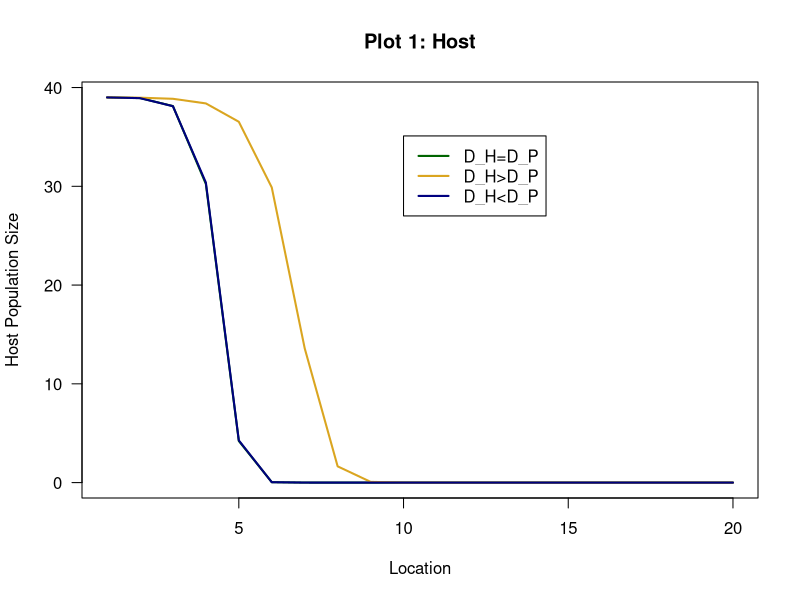
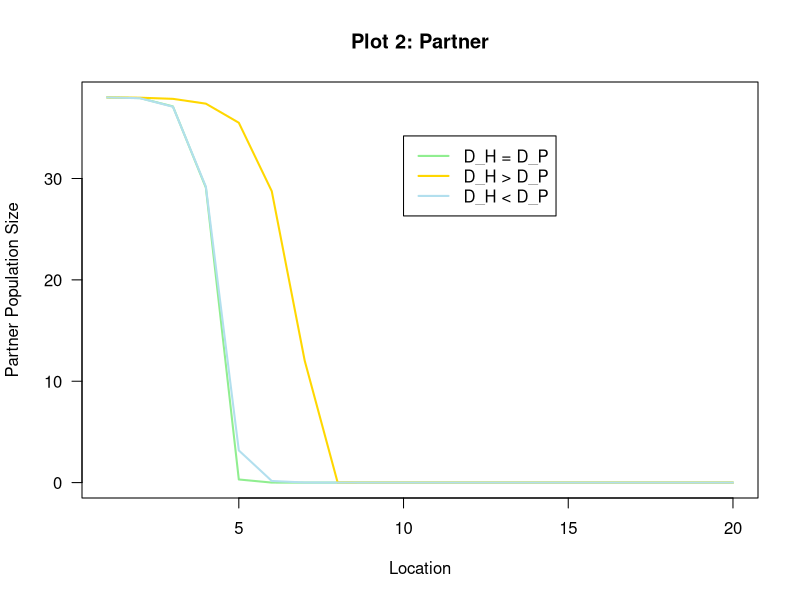
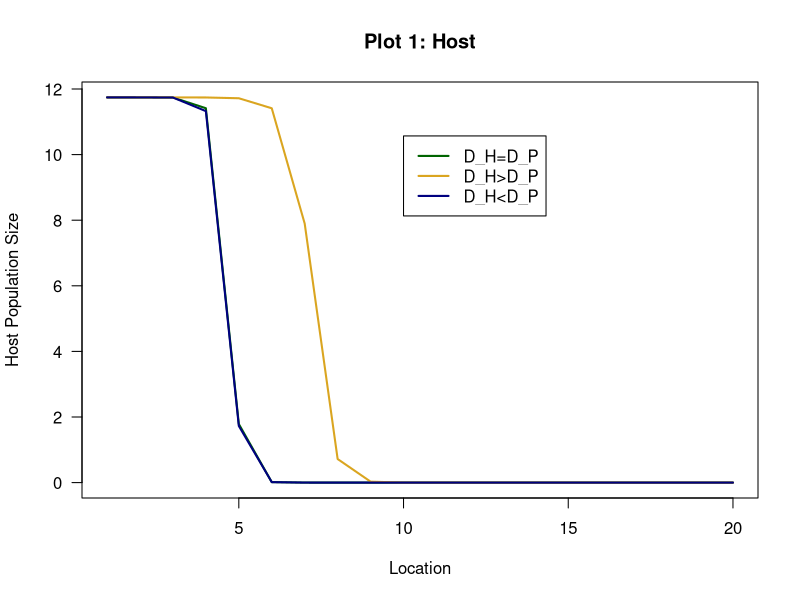
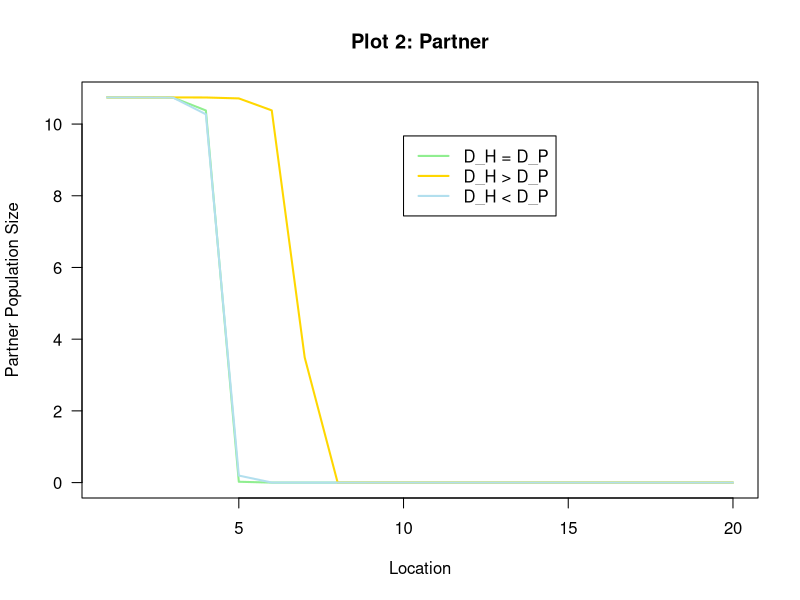
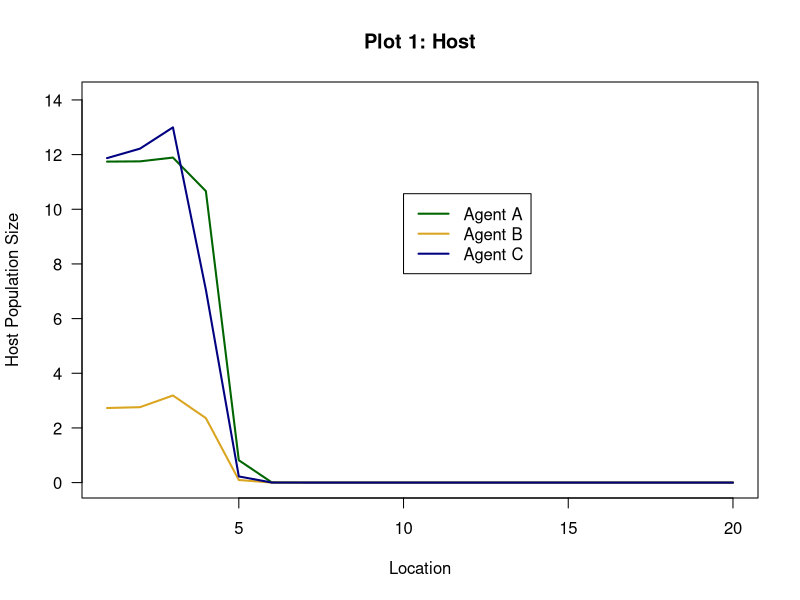
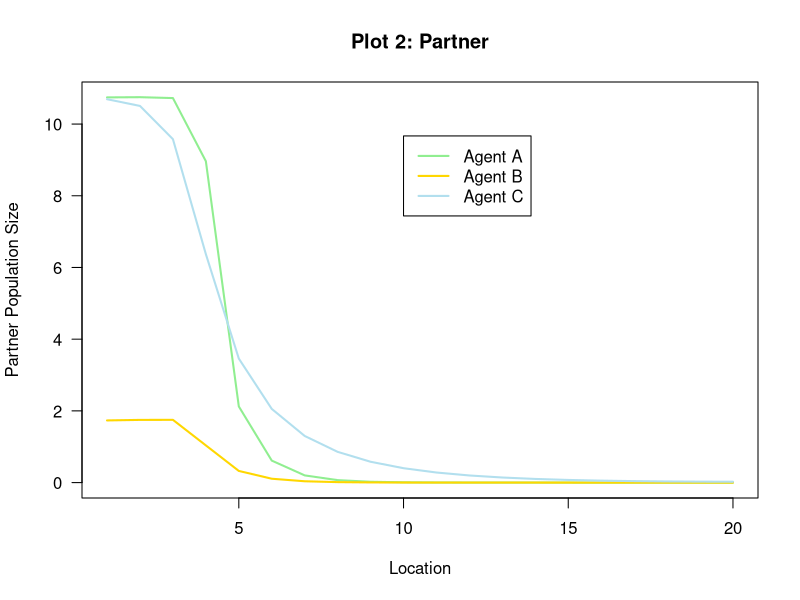

Recreate these plots in R, in order.
## ---- chunk 1
#variable set up
r <- 1	# growth rate of H
K <- 20			# carrying capacity of H
gamma <- .5		# positive effect of P on H's carrying capacity
a <- .01		# exploitation of H by P
b <- 1			# growth rate of P
m <- 1			# density-independent mortality of P
e <- 1			# factor weighting density-dependent mortality of P
tset <- seq(from = 0, to = 100, length.out = 5000)

a_mut <- 0
a_par <- 0.05

# create holding vectors and store initial conditions
H.simu.mut <- NaN*tset; H.simu.mut[1] <- 1
P.simu.mut <- NaN*tset; P.simu.mut[1] <- 1

# for each element i from the second to the last in tset
for(i in 2:length(tset)){
  # calculate change in time
	dt <- tset[i] - tset[i-1]
	
	# store dummy variables
	H <- H.simu.mut[i-1]
	P <- P.simu.mut[i-1]
	
	# calculate change in population size
	dH <- ( r*H*(1-H/(K+gamma*P))-a_mut*H*P )*dt
	dP <- ( b*H*P - m*P*(1+e*P) )*dt
	
	# calculate total population size
	H.simu.mut[i] <- H + dH
	P.simu.mut[i] <- P + dP	
}



# store H and P at equilibrium
Hmax.mut <- H.simu.mut[length(tset)]
Pmax.mut <- P.simu.mut[length(tset)]

H.simu.par <- NaN*tset; H.simu.par[1] <- 1
P.simu.par <- NaN*tset; P.simu.par[1] <- 1

# for each element i from the second to the last in tset
for(i in 2:length(tset)){
  # calculate change in time
	dt <- tset[i] - tset[i-1]
	
	# store dummy variables
	H <- H.simu.par[i-1]
	P <- P.simu.par[i-1]
	
	# calculate change in population size
	dH <- ( r*H*(1-H/(K+gamma*P))-a_par*H*P )*dt
	dP <- ( b*H*P - m*P*(1+e*P) )*dt
	
	# calculate total population size
	H.simu.par[i] <- H + dH
	P.simu.par[i] <- P + dP	
}
## ---- chunk 2
# store H and P at equilibrium
Hmax.mut <- H.simu.mut[length(tset)]
Pmax.mut <- P.simu.mut[length(tset)]
# store H and P at equilibrium
Hmax.par <- H.simu.par[length(tset)]
Pmax.par <- P.simu.par[length(tset)]


## a. Synchronous dispersal

Hcol <- 'red'
Pcol <- 'royalblue'


D_H <- 0.001
D_P <- 0.001

Xset <- seq(from = 1, to = 20)

# create a holding matrix for H and fill initial conditions
H.simu4 <- matrix(data=NA, 
                  nrow = length(tset), ncol = length(Xset))
H.simu4[1,] <- c(Hmax.mut,rep(0,length(Xset)-1))	

# create a holding matrix for P and fill initial conditions
P.simu4 <- matrix(data=NA, 
                  nrow = length(tset), ncol = length(Xset))
P.simu4[1,] <- c(Pmax.mut,rep(0,length(Xset)-1))

# for each timestep
for (i in 2:length(tset)) {
  
  # calculate change in time
	dt <- tset[i] - tset[i-1]
	
	for (j in 1:length(Xset)) { # for each patch
	  
	  # store dummy variables
		P <- P.simu4[i-1, j]
		H <- H.simu4[i-1, j]

		# calculate change in population size
		if (j == 1) { # If you're in the leftmost patch
			dP <- (b*H*P - m*P*(1 + e*P) + D_P*(P.simu4[i-1,j+1] - P) )*dt
			dH <- (r*H*(1 - H/(K+gamma*P)) - a_mut*H*P + D_H*(H.simu4[i-1,j+1] - H) )*dt
		} else if (j == length(Xset)) { # If you're in the rightmost patch
			dP <- (b*H*P - m*P*(1 + e*P) + D_P*(P.simu4[i-1,j-1] - P) ) * dt
			dH <- (r*H*(1 - H/(K+gamma*P)) - a_mut*H*P + D_H*(H.simu4[i-1,j-1] - H) )*dt
		} else { # If you're anywhere else
			dP <- (b*H*P - m*P*(1+e*P) + D_P*(P.simu4[i-1,j-1] + P.simu4[i-1,j+1] - 2*P) )*dt
			dH <- (r*H*(1-H/(K+gamma*P)) - a_mut*H*P + D_H*(H.simu4[i-1,j-1] + H.simu4[i-1,j+1] - 2*H) )*dt
		}
		# calculate total population size and store in holding matrix
		P.simu4[i, j] <- P + dP
		H.simu4[i, j] <- H + dH
	}
}

## ---- chunk 3
D_H <- 0.01
D_P <- 0.001

# create a holding matrix for H and fill initial conditions
H.simu5 <- matrix(data=NA, 
                  nrow = length(tset), ncol = length(Xset))
H.simu5[1,] <- c(Hmax.mut,rep(0,length(Xset)-1))	

# create a holding matrix for P and fill initial conditions
P.simu5 <- matrix(data=NA, 
                  nrow = length(tset), ncol = length(Xset))
P.simu5[1,] <- c(Pmax.mut,rep(0,length(Xset)-1))

# for each timestep
for (i in 2:length(tset)) {
  
  # calculate change in time
	dt <- tset[i] - tset[i-1]
	
	for (j in 1:length(Xset)) { # for each patch
	  
	  # store dummy variables
		P <- P.simu5[i-1, j]
		H <- H.simu5[i-1, j]

		# calculate change in population size
		if (j == 1) { # If you're in the leftmost patch
			dP <- (b*H*P - m*P*(1 + e*P) + D_P*(P.simu5[i-1,j+1] - P) )*dt
			dH <- (r*H*(1 - H/(K+gamma*P)) - a_mut*H*P + D_H*(H.simu5[i-1,j+1] - H) )*dt
		} else if (j == length(Xset)) { # If you're in the rightmost patch
			dP <- (b*H*P - m*P*(1 + e*P) + D_P*(P.simu5[i-1,j-1] - P) ) * dt
			dH <- (r*H*(1 - H/(K+gamma*P)) - a_mut*H*P + D_H*(H.simu5[i-1,j-1] - H) )*dt
		} else { # If you're anywhere else
			dP <- (b*H*P - m*P*(1+e*P) + D_P*(P.simu5[i-1,j-1] + P.simu5[i-1,j+1] - 2*P) )*dt
			dH <- (r*H*(1-H/(K+gamma*P)) - a_mut*H*P + D_H*(H.simu5[i-1,j-1] + H.simu5[i-1,j+1] - 2*H) )*dt
		}
		# calculate total population size and store in holding matrix
		P.simu5[i, j] <- P + dP
		H.simu5[i, j] <- H + dH
	}
}
## ---- chunk 4
D_H <- 0.001
D_P <- 0.1

# create a holding matrix for H and fill initial conditions
H.simu6 <- matrix(data=NA, 
                  nrow = length(tset), ncol = length(Xset))
H.simu6[1,] <- c(Hmax.mut,rep(0,length(Xset)-1))	

# create a holding matrix for P and fill initial conditions
P.simu6 <- matrix(data=NA, 
                  nrow = length(tset), ncol = length(Xset))
P.simu6[1,] <- c(Pmax.mut,rep(0,length(Xset)-1))

# for each timestep
for (i in 2:length(tset)) {
  
  # calculate change in time
	dt <- tset[i] - tset[i-1]
	
	for (j in 1:length(Xset)) { # for each patch
	  
	  # store dummy variables
		P <- P.simu6[i-1, j]
		H <- H.simu6[i-1, j]

		# calculate change in population size
		if (j == 1) { # If you're in the leftmost patch
			dP <- (b*H*P - m*P*(1 + e*P) + D_P*(P.simu6[i-1,j+1] - P) )*dt
			dH <- (r*H*(1 - H/(K+gamma*P)) - a_mut*H*P + D_H*(H.simu6[i-1,j+1] - H) )*dt
		} else if (j == length(Xset)) { # If you're in the rightmost patch
			dP <- (b*H*P - m*P*(1 + e*P) + D_P*(P.simu6[i-1,j-1] - P) ) * dt
			dH <- (r*H*(1 - H/(K+gamma*P)) - a_mut*H*P + D_H*(H.simu6[i-1,j-1] - H) )*dt
		} else { # If you're anywhere else
			dP <- (b*H*P - m*P*(1+e*P) + D_P*(P.simu6[i-1,j-1] + P.simu6[i-1,j+1] - 2*P) )*dt
			dH <- (r*H*(1-H/(K+gamma*P)) - a_mut*H*P + D_H*(H.simu6[i-1,j-1] + H.simu6[i-1,j+1] - 2*H) )*dt
		}
		# calculate total population size and store in holding matrix
		P.simu6[i, j] <- P + dP
		H.simu6[i, j] <- H + dH
	}
}

## ---- chunk 5
tail(H.simu4)
tail(H.simu6)
## ---- chunk 6
plot(x = Xset, y = H.simu4[1000,], type = 'l', lwd = 2, col= 'darkgreen' , xlab='Location',ylab='Host Population Size', ylim=c(0,Hmax.mut), las=1, main='Plot 1: Host')
lines(x = Xset, y = H.simu5[1000,],lwd=2,col='goldenrod')
lines(x = Xset, y = H.simu6[1000,],lwd=2,col='navy')
legend(x = 10, y = Hmax.mut*.9, legend=c('D_H=D_P', 'D_H>D_P','D_H<D_P'), lwd=2, col=c('darkgreen','goldenrod','navy'),bg='white')




plot(x = Xset, y = P.simu4[1000,], type = 'l', lwd = 2, col='lightgreen', xlab='Location',ylab='Partner Population Size', ylim=c(0,Pmax.mut), las=1, main= "Plot 2: Partner")
lines(x = Xset, y = P.simu5[1000,],lwd=2,col='gold')
lines(x = Xset, y = P.simu6[1000,],lwd=2,col='lightblue2')
legend(x = 10, y = Pmax.mut*.9, legend=c('D_H = D_P','D_H > D_P', 'D_H < D_P'),lwd=2,col=c('lightgreen','gold', 'lightblue2'),bg='white')


## ---- chunk 7
#setup chunk
a_par = 0.05
## ---- chunk 8
D_H <- 0.001
D_P <- 0.001

Xset <- seq(from = 1, to = 20)

# create a holding matrix for H and fill initial conditions
H.simu7 <- matrix(data=NA, 
                  nrow = length(tset), ncol = length(Xset))
H.simu7[1,] <- c(Hmax.par,rep(0,length(Xset)-1))	

# create a holding matrix for P and fill initial conditions
P.simu7 <- matrix(data=NA, 
                  nrow = length(tset), ncol = length(Xset))
P.simu7[1,] <- c(Pmax.par,rep(0,length(Xset)-1))

# for each timestep
for (i in 2:length(tset)) {
  
  # calculate change in time
	dt <- tset[i] - tset[i-1]
	
	for (j in 1:length(Xset)) { # for each patch
	  
	  # store dummy variables
		P <- P.simu7[i-1, j]
		H <- H.simu7[i-1, j]

		# calculate change in population size
		if (j == 1) { # If you're in the leftmost patch
			dP <- (b*H*P - m*P*(1 + e*P) + D_P*(P.simu7[i-1,j+1] - P) )*dt
			dH <- (r*H*(1 - H/(K+gamma*P)) - a_par*H*P + D_H*(H.simu7[i-1,j+1] - H) )*dt
		} else if (j == length(Xset)) { # If you're in the rightmost patch
			dP <- (b*H*P - m*P*(1 + e*P) + D_P*(P.simu7[i-1,j-1] - P) ) * dt
			dH <- (r*H*(1 - H/(K+gamma*P)) - a_par*H*P + D_H*(H.simu7[i-1,j-1] - H) )*dt
		} else { # If you're anywhere else
			dP <- (b*H*P - m*P*(1+e*P) + D_P*(P.simu7[i-1,j-1] + P.simu7[i-1,j+1] - 2*P) )*dt
			dH <- (r*H*(1-H/(K+gamma*P)) - a_par*H*P + D_H*(H.simu7[i-1,j-1] + H.simu7[i-1,j+1] - 2*H) )*dt
		}
		# calculate total population size and store in holding matrix
		P.simu7[i, j] <- P + dP
		H.simu7[i, j] <- H + dH
	}
}
## ---- chunk 9
D_H <- 0.01
D_P <- 0.001

# create a holding matrix for H and fill initial conditions
H.simu8 <- matrix(data=NA, 
                  nrow = length(tset), ncol = length(Xset))
H.simu8[1,] <- c(Hmax.par,rep(0,length(Xset)-1))	

# create a holding matrix for P and fill initial conditions
P.simu8 <- matrix(data=NA, 
                  nrow = length(tset), ncol = length(Xset))
P.simu8[1,] <- c(Pmax.par,rep(0,length(Xset)-1))

# for each timestep
for (i in 2:length(tset)) {
  
  # calculate change in time
	dt <- tset[i] - tset[i-1]
	
	for (j in 1:length(Xset)) { # for each patch
	  
	  # store dummy variables
		P <- P.simu8[i-1, j]
		H <- H.simu8[i-1, j]

		# calculate change in population size
		if (j == 1) { # If you're in the leftmost patch
			dP <- (b*H*P - m*P*(1 + e*P) + D_P*(P.simu8[i-1,j+1] - P) )*dt
			dH <- (r*H*(1 - H/(K+gamma*P)) - a_par*H*P + D_H*(H.simu8[i-1,j+1] - H) )*dt
		} else if (j == length(Xset)) { # If you're in the rightmost patch
			dP <- (b*H*P - m*P*(1 + e*P) + D_P*(P.simu8[i-1,j-1] - P) ) * dt
			dH <- (r*H*(1 - H/(K+gamma*P)) - a_par*H*P + D_H*(H.simu8[i-1,j-1] - H) )*dt
		} else { # If you're anywhere else
			dP <- (b*H*P - m*P*(1+e*P) + D_P*(P.simu8[i-1,j-1] + P.simu8[i-1,j+1] - 2*P) )*dt
			dH <- (r*H*(1-H/(K+gamma*P)) - a_par*H*P + D_H*(H.simu8[i-1,j-1] + H.simu8[i-1,j+1] - 2*H) )*dt
		}
		# calculate total population size and store in holding matrix
		P.simu8[i, j] <- P + dP
		H.simu8[i, j] <- H + dH
	}
}
## ---- chunk 10
D_H <- 0.001
D_P <- 0.01

# create a holding matrix for H and fill initial conditions
H.simu9 <- matrix(data=NA, 
                  nrow = length(tset), ncol = length(Xset))
H.simu9[1,] <- c(Hmax.par,rep(0,length(Xset)-1))	

# create a holding matrix for P and fill initial conditions
P.simu9 <- matrix(data=NA, 
                  nrow = length(tset), ncol = length(Xset))
P.simu9[1,] <- c(Pmax.par,rep(0,length(Xset)-1))

# for each timestep
for (i in 2:length(tset)) {
  
  # calculate change in time
	dt <- tset[i] - tset[i-1]
	
	for (j in 1:length(Xset)) { # for each patch
	  
	  # store dummy variables
		P <- P.simu9[i-1, j]
		H <- H.simu9[i-1, j]

		# calculate change in population size
		if (j == 1) { # If you're in the leftmost patch
			dP <- (b*H*P - m*P*(1 + e*P) + D_P*(P.simu9[i-1,j+1] - P) )*dt
			dH <- (r*H*(1 - H/(K+gamma*P)) - a_par*H*P + D_H*(H.simu9[i-1,j+1] - H) )*dt
		} else if (j == length(Xset)) { # If you're in the rightmost patch
			dP <- (b*H*P - m*P*(1 + e*P) + D_P*(P.simu9[i-1,j-1] - P) ) * dt
			dH <- (r*H*(1 - H/(K+gamma*P)) - a_par*H*P + D_H*(H.simu9[i-1,j-1] - H) )*dt
		} else { # If you're anywhere else
			dP <- (b*H*P - m*P*(1+e*P) + D_P*(P.simu9[i-1,j-1] + P.simu9[i-1,j+1] - 2*P) )*dt
			dH <- (r*H*(1-H/(K+gamma*P)) - a_par*H*P + D_H*(H.simu9[i-1,j-1] + H.simu9[i-1,j+1] - 2*H) )*dt
		}
		# calculate total population size and store in holding matrix
		P.simu9[i, j] <- P + dP
		H.simu9[i, j] <- H + dH
	}
}

## ---- chunk 11
plot(x = Xset, y = H.simu7[1000,], type = 'l', lwd = 2, col= 'darkgreen' , xlab='Location',ylab='Host Population Size', ylim=c(0,Hmax.par), las=1, main='Plot 1: Host')
lines(x = Xset, y = H.simu8[1000,],lwd=2,col='goldenrod')
lines(x = Xset, y = H.simu9[1000,],lwd=2,col='navy')
legend(x = 10, y = Hmax.par*.9, legend=c('D_H=D_P', 'D_H>D_P','D_H<D_P'), lwd=2, col=c('darkgreen','goldenrod','navy'),bg='white')




plot(x = Xset, y = P.simu7[1000,], type = 'l', lwd = 2, col='lightgreen', xlab='Location',ylab='Partner Population Size', ylim=c(0,Pmax.par), las=1, main= "Plot 2: Partner")
lines(x = Xset, y = P.simu8[1000,],lwd=2,col='gold')
lines(x = Xset, y = P.simu9[1000,],lwd=2,col='lightblue2')
legend(x = 10, y = Pmax.par*.9, legend=c('D_H = D_P','D_H > D_P', 'D_H < D_P'),lwd=2,col=c('lightgreen','gold', 'lightblue2'),bg='white')


## ---- chunk 12
# agent A
aA = 0.05
D_P = 1 
D_H <- 0.001

H.simu.parA <- NaN*tset; H.simu.parA[1] <- 1
P.simu.parA <- NaN*tset; P.simu.parA[1] <- 1

# for each element i from the second to the last in tset
for(i in 2:length(tset)){
  # calculate change in time
	dt <- tset[i] - tset[i-1]
	
	# store dummy variables
	H <- H.simu.parA[i-1]
	P <- P.simu.parA[i-1]
	
	# calculate change in population size
	dH <- ( r*H*(1-H/(K+gamma*P))-aA*H*P )*dt
	dP <- ( b*H*P - m*P*(1+e*P) )*dt
	
	# calculate total population size
	H.simu.parA[i] <- H + dH
	P.simu.parA[i] <- P + dP	
}

Hmax.parA <- H.simu.parA[length(tset)]
Pmax.parA <- P.simu.parA[length(tset)]


Xset <- seq(from = 1, to = 20)

# create a holding matrix for H and fill initial conditions
H.simu10 <- matrix(data=NA, 
                  nrow = length(tset), ncol = length(Xset))
H.simu10[1,] <- c(Hmax.parA,rep(0,length(Xset)-1))	

# create a holding matrix for P and fill initial conditions
P.simu10 <- matrix(data=NA, 
                  nrow = length(tset), ncol = length(Xset))
P.simu10[1,] <- c(Pmax.parA,rep(0,length(Xset)-1))

# for each timestep
for (i in 2:length(tset)) {
  
  # calculate change in time
	dt <- tset[i] - tset[i-1]
	
	for (j in 1:length(Xset)) { # for each patch
	  
	  # store dummy variables
		P <- P.simu10[i-1, j]
		H <- H.simu10[i-1, j]

		# calculate change in population size
		if (j == 1) { # If you're in the leftmost patch
			dP <- (b*H*P - m*P*(1 + e*P) + D_P*(P.simu10[i-1,j+1] - P) )*dt
			dH <- (r*H*(1 - H/(K+gamma*P)) - aA*H*P + D_H*(H.simu10[i-1,j+1] - H) )*dt
		} else if (j == length(Xset)) { # If you're in the rightmost patch
			dP <- (b*H*P - m*P*(1 + e*P) + D_P*(P.simu10[i-1,j-1] - P) ) * dt
			dH <- (r*H*(1 - H/(K+gamma*P)) - aA*H*P + D_H*(H.simu10[i-1,j-1] - H) )*dt
		} else { # If you're anywhere else
			dP <- (b*H*P - m*P*(1+e*P) + D_P*(P.simu10[i-1,j-1] + P.simu10[i-1,j+1] - 2*P) )*dt
			dH <- (r*H*(1-H/(K+gamma*P)) - aA*H*P + D_H*(H.simu10[i-1,j-1] + H.simu10[i-1,j+1] - 2*H) )*dt
		}
		# calculate total population size and store in holding matrix
		P.simu10[i, j] <- P + dP
		H.simu10[i, j] <- H + dH
	}
}

## ---- chunk 13
# agent B
aB = 0.5
D_P = 1 
D_H <- 0.001

H.simu.parB <- NaN*tset; H.simu.parB[1] <- 1
P.simu.parB <- NaN*tset; P.simu.parB[1] <- 1

# for each element i from the second to the last in tset
for(i in 2:length(tset)){
  # calculate change in time
	dt <- tset[i] - tset[i-1]
	
	# store dummy variables
	H <- H.simu.parB[i-1]
	P <- P.simu.parB[i-1]
	
	# calculate change in population size
	dH <- ( r*H*(1-H/(K+gamma*P))-aB*H*P )*dt
	dP <- ( b*H*P - m*P*(1+e*P) )*dt
	
	# calculate total population size
	H.simu.parB[i] <- H + dH
	P.simu.parB[i] <- P + dP	
}

Hmax.parB <- H.simu.parB[length(tset)]
Pmax.parB <- P.simu.parB[length(tset)]


Xset <- seq(from = 1, to = 20)

# create a holding matrix for H and fill initial conditions
H.simu11 <- matrix(data=NA, 
                  nrow = length(tset), ncol = length(Xset))
H.simu11[1,] <- c(Hmax.parB,rep(0,length(Xset)-1))	

# create a holding matrix for P and fill initial conditions
P.simu11 <- matrix(data=NA, 
                  nrow = length(tset), ncol = length(Xset))
P.simu11[1,] <- c(Pmax.parB,rep(0,length(Xset)-1))

# for each timestep
for (i in 2:length(tset)) {
  
  # calculate change in time
	dt <- tset[i] - tset[i-1]
	
	for (j in 1:length(Xset)) { # for each patch
	  
	  # store dummy variables
		P <- P.simu11[i-1, j]
		H <- H.simu11[i-1, j]

		# calculate change in population size
		if (j == 1) { # If you're in the leftmost patch
			dP <- (b*H*P - m*P*(1 + e*P) + D_P*(P.simu11[i-1,j+1] - P) )*dt
			dH <- (r*H*(1 - H/(K+gamma*P)) - aB*H*P + D_H*(H.simu11[i-1,j+1] - H) )*dt
		} else if (j == length(Xset)) { # If you're in the rightmost patch
			dP <- (b*H*P - m*P*(1 + e*P) + D_P*(P.simu11[i-1,j-1] - P) ) * dt
			dH <- (r*H*(1 - H/(K+gamma*P)) - aB*H*P + D_H*(H.simu11[i-1,j-1] - H) )*dt
		} else { # If you're anywhere else
			dP <- (b*H*P - m*P*(1+e*P) + D_P*(P.simu11[i-1,j-1] + P.simu11[i-1,j+1] - 2*P) )*dt
			dH <- (r*H*(1-H/(K+gamma*P)) - aB*H*P + D_H*(H.simu11[i-1,j-1] + H.simu11[i-1,j+1] - 2*H) )*dt
		}
		# calculate total population size and store in holding matrix
		P.simu11[i, j] <- P + dP
		H.simu11[i, j] <- H + dH
	}
}

## ---- chunk 14
# agent C
aC = 0.05
#aC = aA
D_P = 10
D_H <- 0.001

Xset <- seq(from = 1, to = 20)

# create a holding matrix for H and fill initial conditions
H.simu12 <- matrix(data=NA, 
                  nrow = length(tset), ncol = length(Xset))
H.simu12[1,] <- c(Hmax.parA,rep(0,length(Xset)-1))	

# create a holding matrix for P and fill initial conditions
P.simu12 <- matrix(data=NA, 
                  nrow = length(tset), ncol = length(Xset))
P.simu12[1,] <- c(Pmax.parA,rep(0,length(Xset)-1))

# for each timestep
for (i in 2:length(tset)) {
  
  # calculate change in time
	dt <- tset[i] - tset[i-1]
	
	for (j in 1:length(Xset)) { # for each patch
	  
	  # store dummy variables
		P <- P.simu12[i-1, j]
		H <- H.simu12[i-1, j]

		# calculate change in population size
		if (j == 1) { # If you're in the leftmost patch
			dP <- (b*H*P - m*P*(1 + e*P) + D_P*(P.simu12[i-1,j+1] - P) )*dt
			dH <- (r*H*(1 - H/(K+gamma*P)) - aA*H*P + D_H*(H.simu12[i-1,j+1] - H) )*dt
		} else if (j == length(Xset)) { # If you're in the rightmost patch
			dP <- (b*H*P - m*P*(1 + e*P) + D_P*(P.simu12[i-1,j-1] - P) ) * dt
			dH <- (r*H*(1 - H/(K+gamma*P)) - aA*H*P + D_H*(H.simu12[i-1,j-1] - H) )*dt
		} else { # If you're anywhere else
			dP <- (b*H*P - m*P*(1+e*P) + D_P*(P.simu12[i-1,j-1] + P.simu12[i-1,j+1] - 2*P) )*dt
			dH <- (r*H*(1-H/(K+gamma*P)) - aA*H*P + D_H*(H.simu12[i-1,j-1] + H.simu12[i-1,j+1] - 2*H) )*dt
		}
		# calculate total population size and store in holding matrix
		P.simu12[i, j] <- P + dP
		H.simu12[i, j] <- H + dH
	}
}

## ---- chunk 15
#invasion front plot
plot(x = Xset, y = H.simu10[1000,], type = 'l', lwd = 2, col= 'darkgreen' , xlab='Location',ylab='Host Population Size', ylim=c(0,1.2*Hmax.parA), las=1, main='Plot 1: Host')
lines(x = Xset, y = H.simu11[1000,],lwd=2,col='goldenrod')
lines(x = Xset, y = H.simu12[1000,],lwd=2,col='navy')
legend(x = 10, y = Hmax.parA*.9, legend=c('Agent A', 'Agent B','Agent C'), lwd=2, col=c('darkgreen','goldenrod','navy'),bg='white')




plot(x = Xset, y = P.simu10[1000,], type = 'l', lwd = 2, col='lightgreen', xlab='Location',ylab='Partner Population Size', ylim=c(0,Pmax.parA), las=1, main= "Plot 2: Partner")
lines(x = Xset, y = P.simu11[1000,],lwd=2,col='gold')
lines(x = Xset, y = P.simu12[1000,],lwd=2,col='lightblue2')
legend(x = 10, y = Pmax.parA*.9, legend=c('Agent A', 'Agent B','Agent C'),lwd=2,col=c('lightgreen','gold', 'lightblue2'),bg='white')


